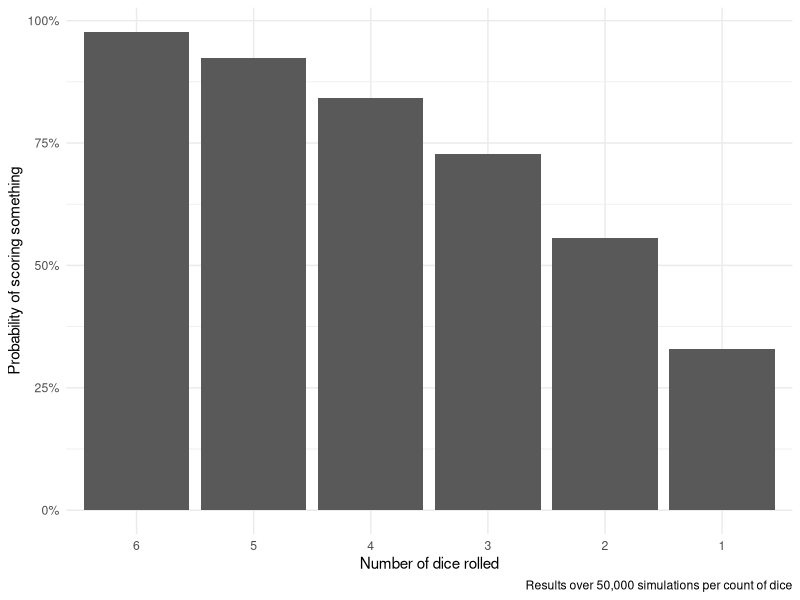

This chart was generated by the following R code:
## ---- chunk 1
knitr::opts_chunk$set(fig.width = 6, fig.height = 3.6, fig.align = "center",
                      fig.retina = 3, collapse = TRUE)
library(tidyverse)
library(kableExtra)
library(scales)

options("digits" = 4, "width" = 150)

set.seed(1234)
## ---- chunk 2
dice_1 <- '<img src="/files/img/dice/1.svg" class="dice" alt="1">'
dice_2 <- '<img src="/files/img/dice/2.svg" class="dice" alt="2">'
dice_3 <- '<img src="/files/img/dice/3.svg" class="dice" alt="3">'
dice_4 <- '<img src="/files/img/dice/4.svg" class="dice" alt="4">'
dice_5 <- '<img src="/files/img/dice/5.svg" class="dice" alt="5">'
dice_6 <- '<img src="/files/img/dice/6.svg" class="dice" alt="6">'

points <- tribble(
  ~Group, ~Roll, ~Points,
  "Single dice", dice_1, 100,
  "Single dice", dice_5, 50,
  "Three of a kind (number × 100)", paste(rep(dice_2, 3), collapse = " "), 200,
  "Three of a kind (number × 100)", paste(rep(dice_3, 3), collapse = " "), 300,
  "Three of a kind (number × 100)", paste(rep(dice_4, 3), collapse = " "), 400,
  "Three of a kind (number × 100)", paste(rep(dice_5, 3), collapse = " "), 500,
  "Three of a kind (number × 100)", paste(rep(dice_6, 3), collapse = " "), 600,
  "Special rolls", paste(rep(dice_1, 3), collapse = " "), 1000,
  "Special rolls", paste(rep(dice_1, 4), collapse = " "), 2000,
  "Special rolls", paste("Any three pairs<br>e.g., ", paste(dice_2, dice_2, dice_3, dice_3, dice_6, dice_6, collapse = " ")), 1000,
  "Special rolls", paste("5-die straight<br>", paste(dice_1, dice_2, dice_3, dice_4, dice_5, collapse = " "), " or<br>", paste(dice_2, dice_3, dice_4, dice_5, dice_6, collapse = " ")), 1750
) 

points |> 
  mutate(Points = comma(Points)) |> 
  select(-Group) |> 
  kbl(escape = FALSE, align = c("l", "r"),
      table.attr = "style='width:100%;'") |> 
  pack_rows(index = table(fct_inorder(points$Group))) |> 
  kable_styling(bootstrap_options = "none", position = "center")
## ---- chunk 3
prob_1_or_5 <- function(n) {
  1 - (2/3)^n
}

# 1 die
prob_1_or_5(1)

# 5 dice
prob_1_or_5(5)

# 6 dice
prob_1_or_5(6)
## ---- chunk 4
for (i in 1:4) {
  print(paste("Loop number", i))
}
## ---- chunk 5
# This is "logical" because it's only going to hold TRUE and FALSE values. If we
# wanted to put numbers in it, we'd need to use "double"; if we wanted to put
# text in it, we'd need to use "character"
output <- vector("logical", 4)

for (i in 1:4) {
  # Check if i is 3 and store the result in the ith slot
  output[[i]] <- i == 3
}

output
## ---- chunk 6
# Create empty variable with enough slots
has_1_or_5 <- vector("logical", 100000)

# Roll a bunch of dice a bunch of times
for (i in 1:100000) {
  # Roll some dice
  rolled_dice <- sample(1:6, 6, replace = TRUE)
  
  # Check if there's a 1 or a 5 in there
  did_it_happen <- 1 %in% rolled_dice | 5 %in% rolled_dice
  
  # Store the result  
  has_1_or_5[i] <- did_it_happen
}

# Find the proportion of TRUEs
sum(has_1_or_5) / 100000
## ---- chunk 7
prob_1_or_5(6)
## ---- chunk 8
simulate_zilch <- function(n_dice, n_sims) {
  # Create empty variable with enough slots
  has_1_or_5 <- vector("logical", n_sims)
  
  # Roll a bunch of dice a bunch of times
  for (i in 1:n_sims) {
    # Roll some dice
    rolled_dice <- sample(1:6, n_dice, replace = TRUE)
    
    # Check if there's a 1 or a 5 in there
    did_it_happen <- 1 %in% rolled_dice | 5 %in% rolled_dice
    
    # Store the result  
    has_1_or_5[i] <- did_it_happen
  }
  
  # Find the proportion of TRUEs
  sum(has_1_or_5) / n_sims
}

simulate_zilch(n_dice = 4, n_sims = 50000)
## ---- chunk 9
simulate_zilch_full <- function(n_dice, n_sims) {
  # Create empty variable with enough slots
  did_something_score <- vector("logical", n_sims)
  
  # Roll a bunch of dice a bunch of times
  for (i in 1:n_sims) {
    # Roll some dice
    rolled_dice <- sample(1:6, n_dice, replace = TRUE)

    # Check for 3 pairs separately since it's a complicated process
    # If there are three different numbers...
    if (length(table(rolled_dice)) == 3) {
      # ...check if there are 3 pairs
      three_pairs <- all(table(rolled_dice) == c(2, 2, 2))
    } else {
      three_pairs <- FALSE
    }
    
    # Check if there's a scoring combination in there
    did_it_happen <- 1 %in% rolled_dice |  # A 1
      5 %in% rolled_dice |  # A 5
      all(1:5 %in% rolled_dice) |  # A 1-5 straight
      all(2:6 %in% rolled_dice) |  # A 2-6 straight
      max(table(rolled_dice)) >= 3 |  # At least 3 of one number
      three_pairs  # 3 pairs

    # Store the result
    did_something_score[i] <- did_it_happen
  }
  
  # Find the proportion of TRUEs
  sum(did_something_score) / n_sims
}

six_dice <- simulate_zilch_full(6, 50000)
## ---- chunk 10
library(tidyverse)

# hoooo boy this is slow
number_of_dice <- tibble(n_dice = 6:1) |> 
  mutate(prob = map_dbl(n_dice, ~simulate_zilch_full(., 50000)))
## ---- chunk 11
ggplot(number_of_dice, aes(x = fct_rev(factor(n_dice)), y = prob)) +
  geom_col() +
  scale_y_continuous(labels = percent_format(accuracy = 1)) +
  labs(x = "Number of dice rolled", y = "Probability of scoring something",
       caption = "Results over 50,000 simulations per count of dice") +
  theme_minimal()
